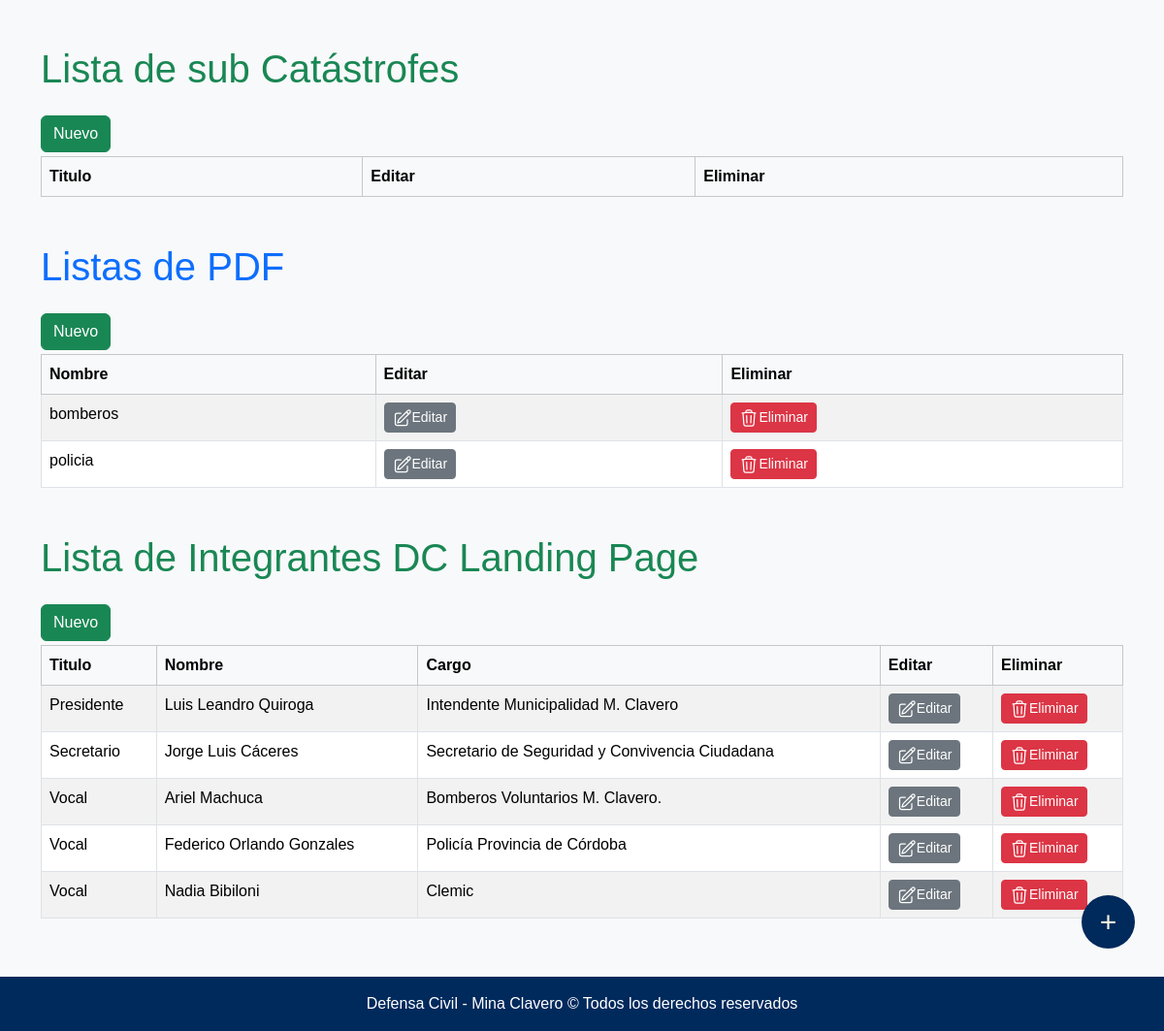
The page /listaDesastre/ (signed in, lower part) on the database as committed earlier.
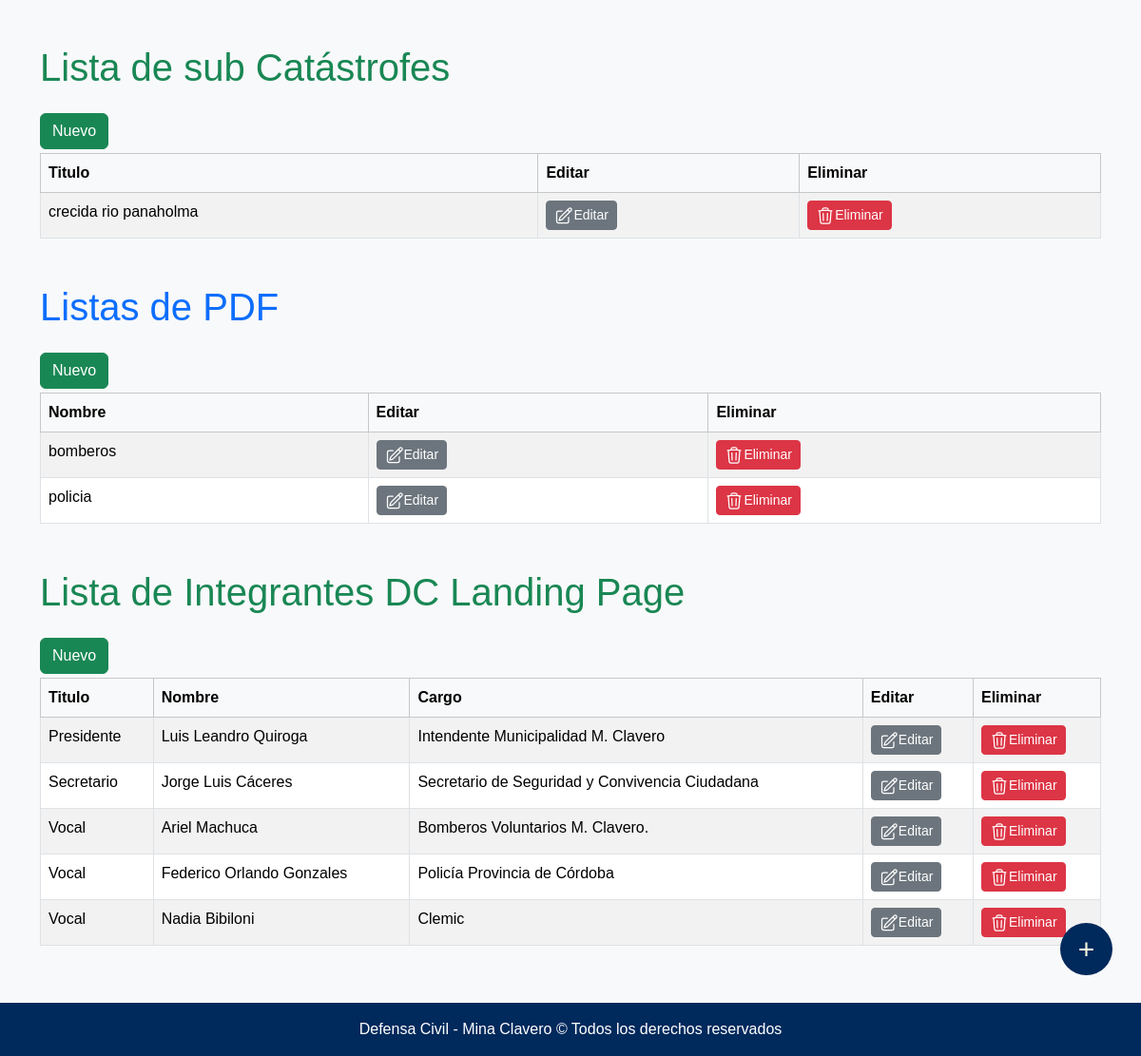
The same page on the database as committed later.
### seguridadVial/models.py (models this page shows, shortened)
class PdfFrame(models.Model):
    name = models.CharField(max_length=255)
    url = models.URLField()
    pk_catastrofe = models.ManyToManyField(Catastrophe,through="CatPdf")

class IntegrantesDC(models.Model):
    titulo = models.CharField(max_length=255)
    persona = models.CharField(max_length=255)
    cargo = models.CharField(max_length=255)

class SubCatastrofe(models.Model):
    titulo = models.CharField(max_length=255, default=None)
    id_catastrofe = models.ForeignKey(Catastrophe, on_delete=models.CASCADE)

### seguridadVial/views_landing.py (the view)
# urls.py: path("listaDesastre/", login_required(permission_required('defensaCivil.add_catastrophe')(views_landing.DashboardCatastrophe)), name="Lista-Desastre"),
def DashboardCatastrophe(request):
    active = True
    if Catastrophe.objects.filter(is_active=True):
        active = False
    return render(request, template_name=os.path.join("defensaCivil", "listas", "dashboard.html"),
                  context={"disaster":Catastrophe.objects.all(), "active":active, "pdf":PdfFrame.objects.all(), "subcat": SubCatastrofe.objects.all(), "integrantes":IntegrantesDC.objects.all()})

### municipalidad/templates/defensaCivil/listas/dashboard.html (shortened to what this page needs)
{% extends "defensaCivil/base.html" %}
{% load static %}
{% block contenido %}
<div class="container mt-5">
    <div class="table-responsive">
    <h1 class="mb-4 mt-5 text-success">Lista de  sub Catástrofes</h1>
    <a class="btn btn-success mb-1" href="{% url 'subcar_crear' %}">Nuevo</a>
    <div class="table-responsive">
      <table class="table table-bordered table-striped table-hover" id="table">
        <thead class="table-light">
          <tr>
            <th>Titulo</th>
            <th>Editar</th>
            <th>Eliminar</th>
          </tr>
        </thead>
        <tbody>
         {% for s in subcat %}
          <tr>
            <td>{{ s.titulo }}</td>
            <td>
             <a class="btn btn-sm btn-secondary" href="{% url 'subcat_update' s.id %}">
                <img src="{% static 'assets/edit.svg' %}" style="width: 20px;">Editar
             </a>
            </td>
            <td>
              <a class="btn btn-sm btn-danger" href="{% url 'subcat_delete' s.id %}">
                <img src="{% static 'assets/eliminar.svg' %}" style="width: 20px;">Eliminar
              </a>
            </td>
          </tr>
          {% endfor %}
        </tbody>
      </table>
      <h1 class="mb-4 mt-5 text-primary">Listas de PDF</h1>
      <a class="btn btn-success mb-1" href="{% url 'pdf_create' %}">Nuevo</a>
    <div class="table-responsive">
      <table class="table table-bordered table-striped table-hover" id="table">
        <thead class="table-light">
          <tr>
            <th>Nombre</th>
            <th>Editar</th>
            <th>Eliminar</th>
          </tr>
        </thead>
        <tbody>
         {% for pdf in pdf %}
          <tr>
            <td>{{ pdf.name }}</td>
            <td>
             <a class="btn btn-sm btn-secondary" href="{% url 'pdf_update' pdf.id %}">
                <img src="{% static 'assets/edit.svg' %}" style="width: 20px;">Editar
             </a>
            </td>
            <td>
              <a class="btn btn-sm btn-danger" href="{% url 'pdf_delete' pdf.id %}">
                <img src="{% static 'assets/eliminar.svg' %}" style="width: 20px;">Eliminar
              </a>
            </td>
          </tr>
          {% endfor %}
        </tbody>
      </table>
    <h1 class="mb-4 mt-5 text-success">Lista de Integrantes DC Landing Page</h1>
    <a class="btn btn-success mb-1" href="{% url 'integrante_crear' %}">Nuevo</a>
    <div class="table-responsive">
      <table class="table table-bordered table-striped table-hover" id="table">
        <thead class="table-light">
          <tr>
            <th>Titulo</th>
            <th>Nombre</th>
            <th>Cargo</th>
            <th>Editar</th>
            <th>Eliminar</th>
          </tr>
        </thead>
        <tbody>
         {% for s in integrantes %}
          <tr>
            <td>{{ s.titulo }}</td>
            <td>{{ s.persona }}</td>
            <td>{{ s.cargo }}</td>
            <td>
             <a class="btn btn-sm btn-secondary" href="{% url 'integrante_update' s.id %}">
                <img src="{% static 'assets/edit.svg' %}" style="width: 20px;">Editar
             </a>
            </td>
            <td>
              <a class="btn btn-sm btn-danger" href="{% url 'integrante_delete' s.id %}">
                <img src="{% static 'assets/eliminar.svg' %}" style="width: 20px;">Eliminar
              </a>
            </td>
          </tr>
          {% endfor %}
        </tbody>
      </table>
    </div>
    <a href={% url "crear" %} class="customButton">+</a>
  </div>
{% endblock %}

Rows that differ between the two databases and show on the page:
added SubCatastrofe: titulo "crecida rio panaholma"
